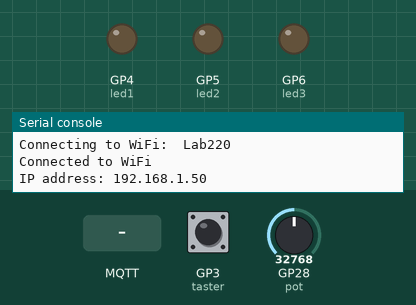
A program run on a simulated Raspberry Pi Pico running MicroPython. Shown: output pins drawn as LEDs (lit = HIGH), the last lines printed to the serial console. The inputs (shaded band) are chosen by the test bench; at power-on: GP3 (taster) LOW, GP28 (pot) = 32768 (analog values on the 0–65535 scale). WiFi joins after 1.5 s; no MQTT or app messages arrive unless stated.

Above: at 2.8 s.
2.9 s: MQTT message "1" arrives on the first subscribed topic
At 4.1 s:
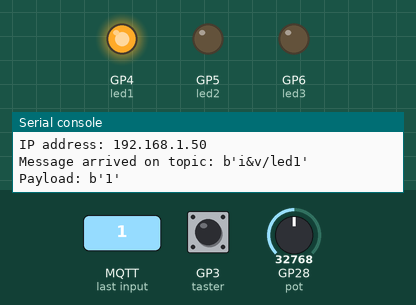
4.4 s: MQTT message "0" arrives on the first subscribed topic
At 5.7 s:
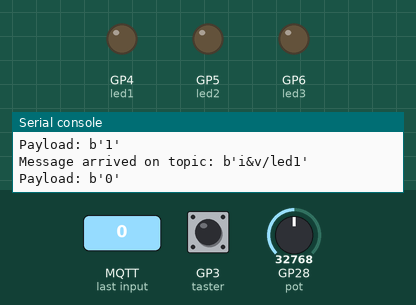
Timing chart, 0 to 7.4 s (numbered marks = the images above; inputs shaded):
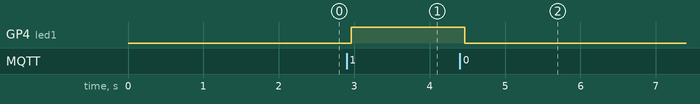

Measured:
- after the input at 2.9 s, GP4 (led1): LOW → HIGH after 0.06 s
- after the input at 4.4 s, GP4 (led1): HIGH → LOW after 0.06 s

The program:

z2_v2.py
```python
from machine import Pin, ADC, PWM
import network
import time
import simple

# Konfiguracija WiFi veze
wifi_ssid = "Lab220"
wifi_password = "lab220lozinka"

# Konfiguracija MQTT protokola
mqtt_server = "broker.hivemq.com"
mqtt_topic_led1 = b"i&v/led1"
mqtt_topic_led2 = b"i&v/led2"
mqtt_topic_led3 = b"i&v/led3"
mqtt_topic_pot =  b"i&v/potenciometar"
mqtt_topic_taster = b"i&v/taster"
mqtt_client_name = "mbedSim"

# Inicijalizacija mreže
print("Connecting to WiFi: ", wifi_ssid)
wifi = network.WLAN(network.STA_IF)
wifi.active(True)
wifi.connect(wifi_ssid, wifi_password)

# Čekanje na vezu
while not wifi.isconnected():
    pass

# Uspješno povezan na WiFi
print("Connected to WiFi")
print("IP address:", wifi.ifconfig()[0])

# Podešavanje pinova
taster = Pin(3, Pin.IN)
led1 = Pin(4, Pin.OUT)
led2 = Pin(5, Pin.OUT)
pot = ADC(Pin(28))
led3 = PWM(Pin(6))
led3.freq(1000)

# Callback funkcije za primljene poruke (kontrola LED dioda)
def message_arrived_led1(topic, msg):
    print("Message arrived on topic:", topic)
    print("Payload:", msg)
    led1.value(int(float(msg)))

def message_arrived_led2(topic, msg2):
    print("Message arrived on topic:", topic)
    print("Payload:", msg2)
    led2.value(int(float(msg2)))

def message_arrived_led3(topic, msg3):
    print("Message arrived on topic:", topic)
    print("Payload:", msg3)
    led3.duty_u16(int(float(msg3)*65535))

# Custom callback dispatcher procedura za prosljeđivanje poruke na tačan topic
def custom_dispatcher(topic, msg):
    if topic == mqtt_topic_led1:
        message_arrived_led1(topic, msg)
    elif topic == mqtt_topic_led2:
        message_arrived_led2(topic, msg)
    elif topic == mqtt_topic_led3:
        message_arrived_led3(topic, msg)

# Inicijalizacija varijabli za status potenciometra i tastera
taster_state = taster.value()
last_pot_value = pot.read_u16()

# Povezivanje na MQTT broker
client = simple.MQTTClient(client_id=mqtt_client_name, server=mqtt_server, port=1883)
client.connect()

# Subscribe na teme
client.set_callback(custom_dispatcher)
client.subscribe(mqtt_topic_led1)
client.set_callback(custom_dispatcher)
client.subscribe(mqtt_topic_led2)
client.set_callback(custom_dispatcher)
client.subscribe(mqtt_topic_led3)


# Main loop
while True:
    # Slanje stanja tastera
    if taster.value() != taster_state:
        taster_state = taster.value()
        buf = "{{\"Taster\": {}}}".format(taster_state)
        client.publish(mqtt_topic_taster, buf)

    # Slanje vrijednosti potenciometra
    pot_value = pot.read_u16()
    if pot_value != last_pot_value:
        last_pot_value = pot_value
        buf = "{{\"Potenciometar\": {}}}".format(pot_value)
        client.publish(mqtt_topic_pot, buf)


    # Provjera dolazećih poruka, na dolazeću poruku se poziva Dispatcher za callback
    client.check_msg()


    time.sleep(0.1)
```
